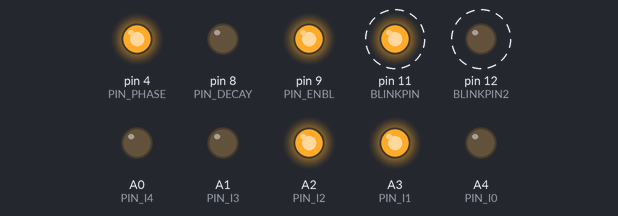
A sketch run on a simulated Arduino Mega 2560, built with avr-gcc and run on an emulated ATmega2560. Parts: output pins drawn as LEDs (lit = HIGH). Dashed ring = blinking. Pins used as bus, display or sensor lines are not drawn.

Above: at 0.5 s.
Timing chart, 0 to 4.6 s (numbered marks = the images above):
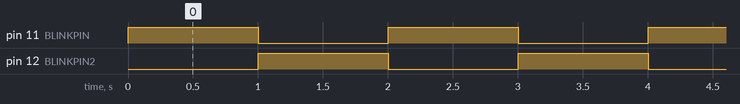

Measured:
- by itself, pin 11 (BLINKPIN), pin 12 (BLINKPIN2): alternates HIGH for 1.0 s and LOW for 1.0 s

The sketch:

test4809.ino
```cpp
#include <avr/io.h>

#include <Wire.h>

#define BLINKPIN  11
#define BLINKPIN2 12
#define PERIOD    1000

#define PIN_PHASE 4
#define PIN_ENBL  9
#define PIN_DECAY 8
#define PIN_nRESET 7
#define PIN_I4    A0
#define PIN_I3    A1
#define PIN_I2    A2
#define PIN_I1    A3
#define PIN_I0    A4

int count = 0;

void setup() {
  // put your setup code here, to run once:

  pinMode(BLINKPIN, OUTPUT);
  pinMode(BLINKPIN2, OUTPUT);
  Serial1.begin(9600);

  pinMode(PIN_PHASE, OUTPUT);
  pinMode(PIN_ENBL, OUTPUT);
  pinMode(PIN_DECAY, OUTPUT);
  pinMode(PIN_nRESET, OUTPUT);
  pinMode(PIN_I4, OUTPUT);
  pinMode(PIN_I3, OUTPUT);
  pinMode(PIN_I2, OUTPUT);
  pinMode(PIN_I1, OUTPUT);
  pinMode(PIN_I0, OUTPUT);

  digitalWrite(PIN_PHASE, HIGH);
  digitalWrite(PIN_ENBL, HIGH);
  digitalWrite(PIN_DECAY, LOW);
  digitalWrite(PIN_nRESET, HIGH);

  digitalWrite(PIN_I2, HIGH);
  digitalWrite(PIN_I1, HIGH);

  //Wire.begin();
}

void loop() {
  // put your main code here, to run repeatedly:
  Serial1.println(count);
  count++;
  digitalWrite(BLINKPIN,HIGH);
  digitalWrite(BLINKPIN2,LOW);
  //digitalWrite(PIN_PHASE, LOW);
  delay(PERIOD);
  digitalWrite(BLINKPIN,LOW);
  digitalWrite(BLINKPIN2,HIGH);
 // digitalWrite(PIN_PHASE, HIGH);
  delay(PERIOD);


}
```
